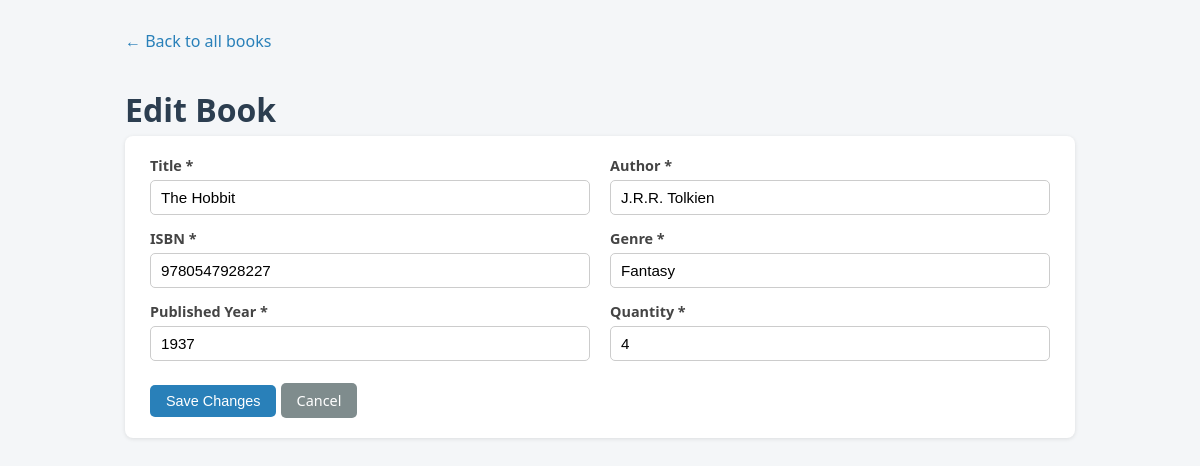
The page /edit.php?id=1 on the database its author committed.
### tables this page shows
CREATE TABLE IF NOT EXISTS books (
    book_id         INT AUTO_INCREMENT PRIMARY KEY,
    title           VARCHAR(150)  NOT NULL,
    author          VARCHAR(100)  NOT NULL,
    isbn            VARCHAR(20)   NOT NULL,
    genre           VARCHAR(60)   NOT NULL,
    published_year  YEAR          NOT NULL,
    quantity        INT           NOT NULL DEFAULT 1,
    created_at      TIMESTAMP     DEFAULT CURRENT_TIMESTAMP,
    updated_at      TIMESTAMP     DEFAULT CURRENT_TIMESTAMP ON UPDATE CURRENT_TIMESTAMP
);

### controllers/BookController.php (called while the page is built, shortened)
<?php
require_once __DIR__ . '/../models/Book.php';
class BookController
{
    private Book $bookModel;
    public function __construct()
    {
        $database = new Database();
        $db = $database->getConnection();
        $this->bookModel = new Book($db);
    }
    public function getBook(int $id): ?array
    {
        return $this->bookModel->getById($id);
    }
}

### models/Book.php (called while the page is built, shortened)
<?php
class Book
{
    private PDO $conn;
    private string $table = "books";
    public function __construct(PDO $db)
    {
        $this->conn = $db;
    }
    public function getById(int $id): ?array
    {
        $query = "SELECT book_id, title, author, isbn, genre, published_year, quantity
                  FROM {$this->table}
                  WHERE book_id = :id
                  LIMIT 1";
        $stmt = $this->conn->prepare($query);
        $stmt->bindParam(":id", $id, PDO::PARAM_INT);
        $stmt->execute();
        $row = $stmt->fetch();
        return $row ?: null;
    }
}

### edit.php (the view, shortened to what this page needs)
<?php
require_once __DIR__ . '/controllers/BookController.php';
$controller = new BookController();
$id = isset($_GET['id']) ? (int) $_GET['id'] : (isset($_POST['id']) ? (int) $_POST['id'] : 0);
if ($_SERVER['REQUEST_METHOD'] === 'POST') {
    $errors = $controller->updateBook($id, $_POST);
    if (empty($errors)) {
        header("Location: index.php?updated=1");
        exit;
    }
    $book = $_POST;
    $book['book_id'] = $id;
} else {
    $book = $controller->getBook($id);
}
?>
<!DOCTYPE html>
<html lang="en">
<head>
<link rel="stylesheet" href="assets/style.css">
</head>
<body>
<div class="container">
    <a class="back-link" href="index.php">&larr; Back to all books</a>
    <h1>Edit Book</h1>
    <div class="card">
        <form method="POST" action="edit.php?id=<?= (int)$id ?>">
            <div class="form-grid">
                <div class="form-group">
                    <label for="title">Title *</label>
                    <input type="text" id="title" name="title"
                           value="<?= htmlspecialchars($book['title']) ?>">
                </div>
                <div class="form-group">
                    <label for="author">Author *</label>
                    <input type="text" id="author" name="author"
                           value="<?= htmlspecialchars($book['author']) ?>">
                </div>
                <div class="form-group">
                    <label for="isbn">ISBN *</label>
                    <input type="text" id="isbn" name="isbn"
                           value="<?= htmlspecialchars($book['isbn']) ?>">
                </div>
                <div class="form-group">
                    <label for="genre">Genre *</label>
                    <input type="text" id="genre" name="genre"
                           value="<?= htmlspecialchars($book['genre']) ?>">
                </div>
                <div class="form-group">
                    <label for="published_year">Published Year *</label>
                    <input type="number" id="published_year" name="published_year" min="0" max="2100"
                           value="<?= htmlspecialchars($book['published_year']) ?>">
                </div>
                <div class="form-group">
                    <label for="quantity">Quantity *</label>
                    <input type="number" id="quantity" name="quantity" min="0"
                           value="<?= htmlspecialchars($book['quantity']) ?>">
                </div>
            </div>
            <br>
            <button type="submit" class="btn btn-primary">Save Changes</button>
            <a href="index.php" class="btn btn-secondary">Cancel</a>
        </form>
    </div>
</div>
</body>
</html>

### assets/style.css (style rules this page uses)
* { box-sizing: border-box; }
body { font-family: "Segoe UI", Arial, sans-serif; background: #f4f6f8; color: #222; margin: 0; padding: 30px 20px; }
.container { max-width: 950px; margin: 0 auto; }
h1 { color: #2c3e50; margin-bottom: 5px; }
.card { background: #fff; border-radius: 8px; padding: 20px 25px; box-shadow: 0 1px 4px rgba(0,0,0,0.1); margin-bottom: 30px; }
.form-grid { display: grid; grid-template-columns: 1fr 1fr; gap: 14px 20px; }
.form-group { display: flex; flex-direction: column; }
label { font-weight: 600; font-size: 0.9em; margin-bottom: 5px; color: #444; }
input[type=text], input[type=number] { padding: 8px 10px; border: 1px solid #ccc; border-radius: 5px; font-size: 0.95em; }
.btn { display: inline-block; padding: 8px 16px; border: none; border-radius: 5px; cursor: pointer; font-size: 0.9em; text-decoration: none; color: #fff; }
.btn-primary { background: #2980b9; }
.btn-secondary { background: #7f8c8d; }
.back-link { display: inline-block; margin-bottom: 15px; color: #2980b9; text-decoration: none; }

### rows shown on the page
books: title "The Hobbit", author "J.R.R. Tolkien", isbn "9780547928227", genre "Fantasy", published_year "1937", quantity "4"
